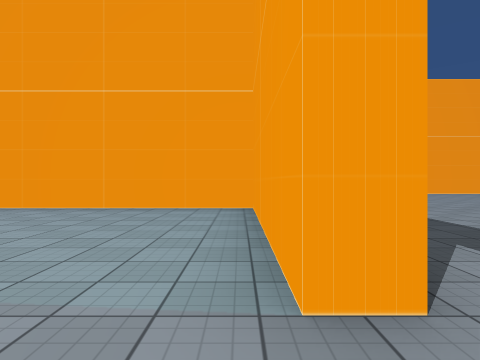
[1] (above)

24 first-person views from a walk through a 3-D level made in the Unity game engine. The camera is 1.3 m above the floor, looks level and sees 75° across. The floor is counted in squares, 2.4 m on a side. Each view is taken from the middle of a square. On the plan, view 1 faces up. The plan holds only what a view shows up to about 9 squares ahead; the rest is blank. The place goes on beyond the plan. The player character is not drawn. Some surface patterns are stand-ins.

[2]
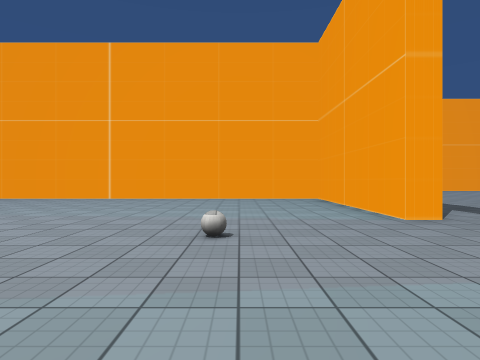

[3]
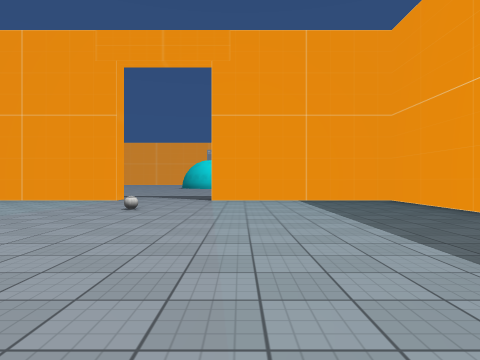

[4]
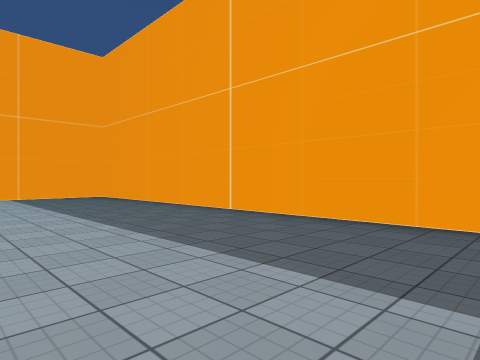

[5]
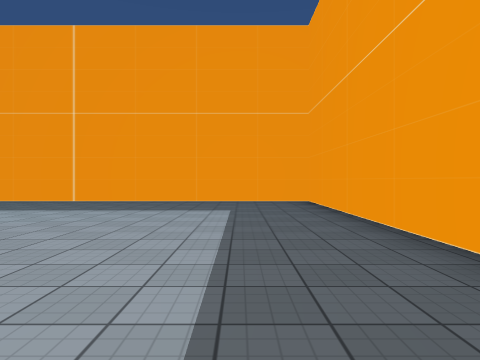

[6]
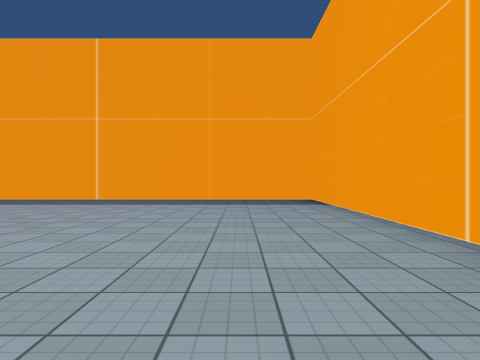

[7]
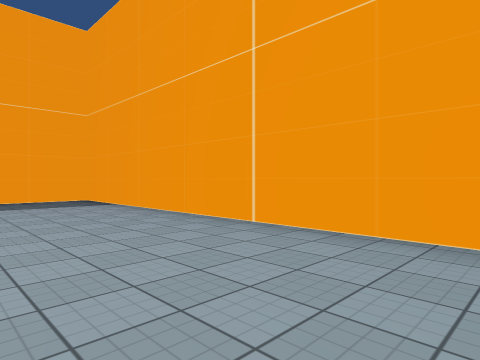

[8]
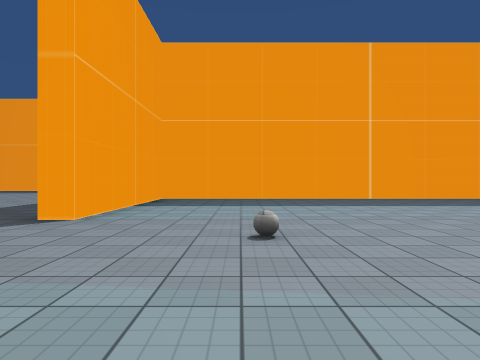

[9]
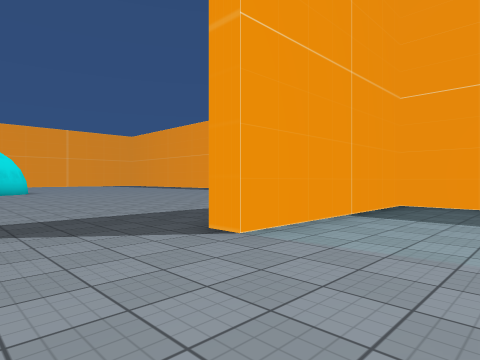

[10]
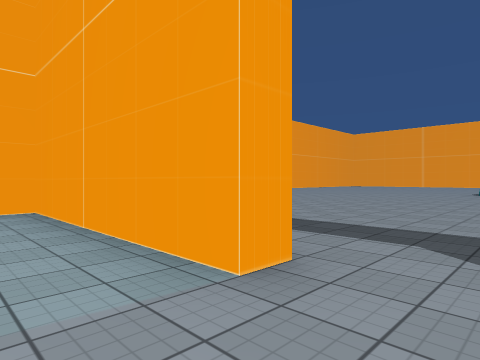

[11]
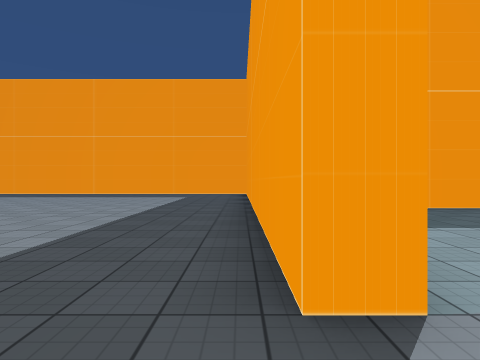

[12]
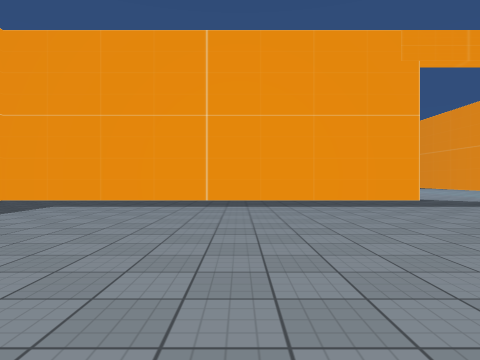

[13]
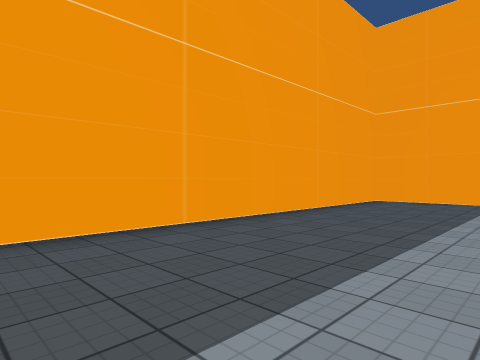

[14]
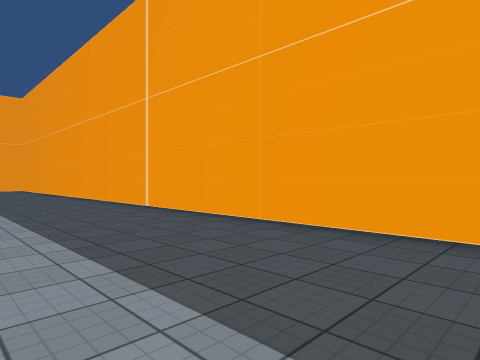

[15]
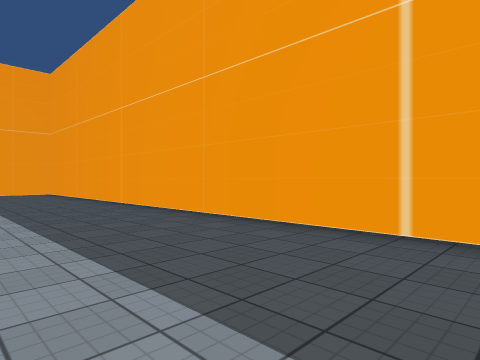

[16]
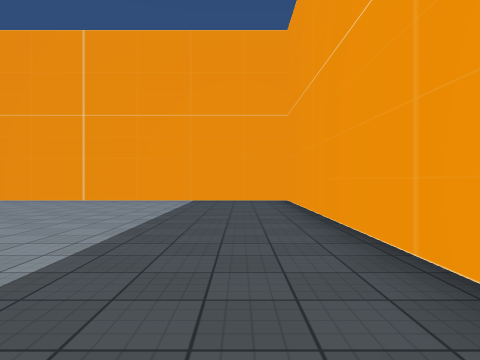

[17]
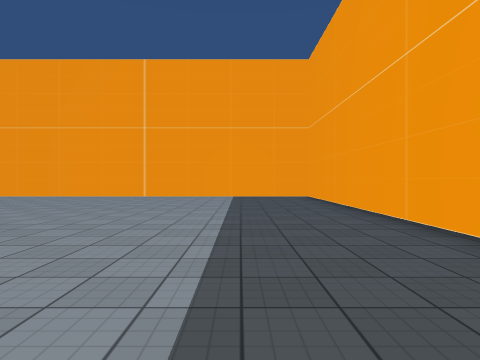

[18]
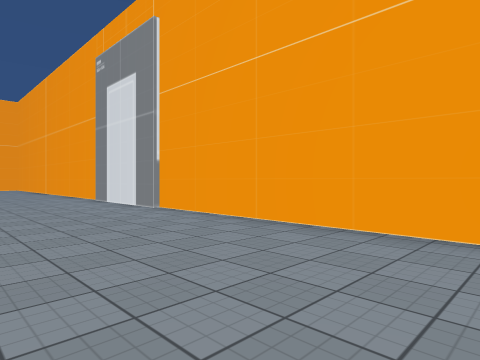

[19]
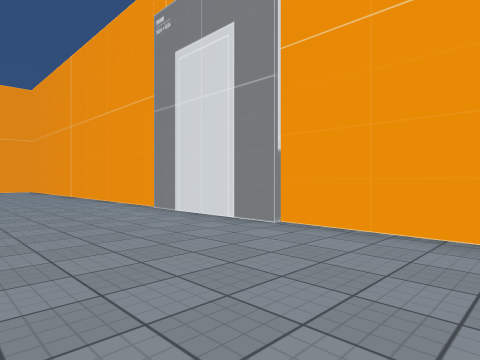

[20]
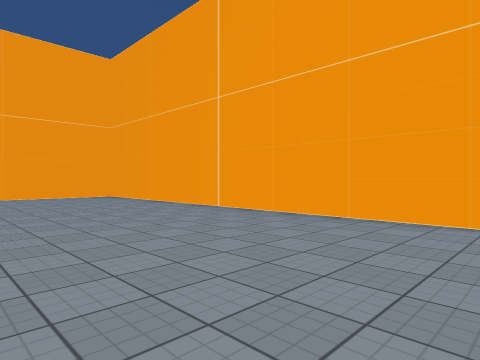

[21]
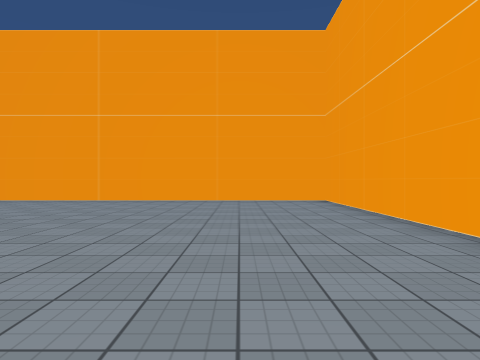

[22]
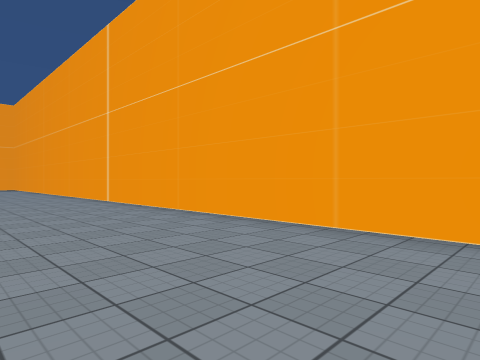

[23]
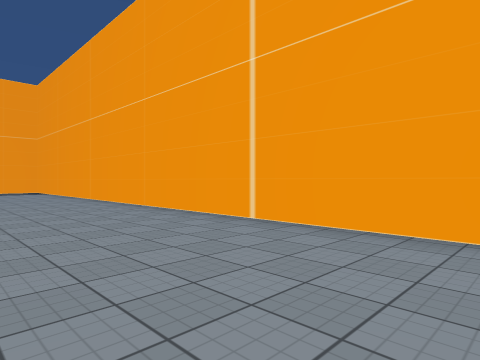

[24]
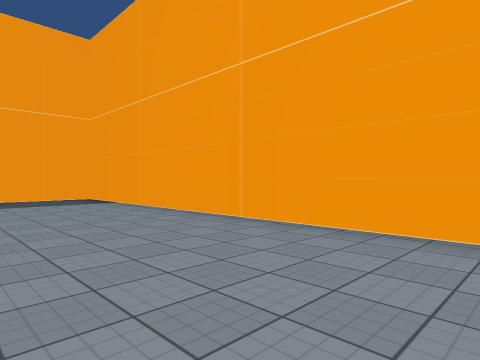

### Floor plan
Points are (right, up) in squares from view 1. A wall is a line through its corners. A room is listed if a view was taken in it or the views show most of it. See-through windows are left out.
Room 1 (views 1, 2, 3, 4, 5, 6, 7, 8, 9, 10)
walls: (0.3, 1.2) (0.3, 6) (-11.8, 6) (-11.8, -6) (0.3, -6) (0.3, -1.3)
ways out: opening at (0.7, 0) to room 2
Room 2 (views 11, 12, 13, 14, 15, 16, 17, 18, 19, 20, 21, 22, 23, 24)
walls: (0.9, 1.2) (0.3, 1.2); (0.3, -1.3) (0.7, -1.3) (0.7, -12.3) (25.3, -12.3) (25.3, 12.3) (0.7, 12.3) (0.7, 10.1)
ways out: opening at (0.7, 0) to room 1

Positions as (right, up) in squares from view 1, and headings:
1: (0, 0), facing up
2: (-2, -3), facing up
3: (-8, -2), facing right
4: (-10, -2), facing down-right
5: (-10, 2), facing down
6: (-3, 4), facing left
7: (-3, 3), facing up-left
8: (-2, 3), facing down
9: (-2, 1), facing down-right
10: (-1, 0), facing up-right
11: (1, 0), facing down
12: (9, -6), facing left
13: (9, -9), facing down-left
14: (7, -9), facing down-right
15: (12, -9), facing down-right
16: (17, -11), facing right
17: (15, -10), facing right
18: (22, -7), facing up-right
19: (22, -4), facing up-right
20: (21, 2), facing up-right
21: (23, 4), facing up
22: (21, 9), facing up-left
23: (16, 9), facing up-left
24: (10, 9), facing up-left
